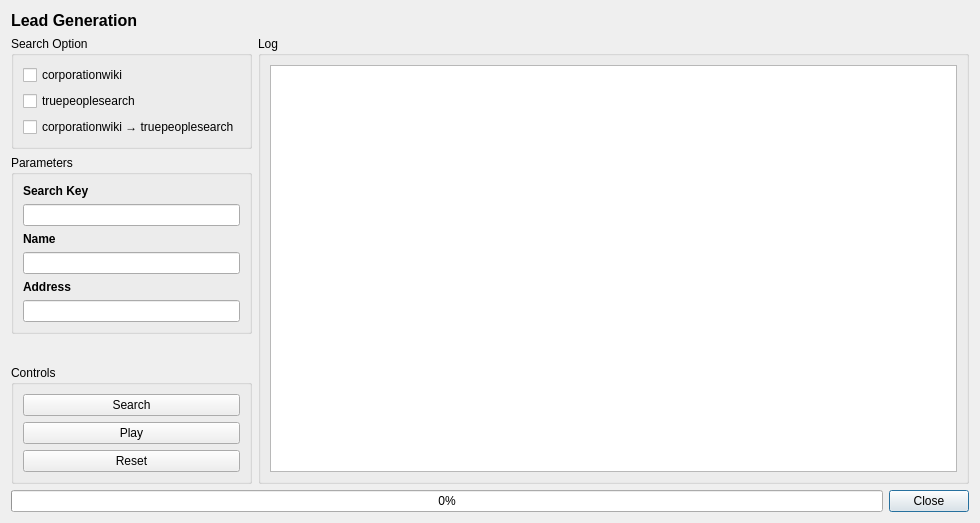
<?xml version="1.0" encoding="UTF-8"?>
<ui version="4.0">
 <class>Dialog</class>
 <widget class="QDialog" name="Dialog">
  <property name="geometry">
   <rect>
    <x>0</x>
    <y>0</y>
    <width>980</width>
    <height>523</height>
   </rect>
  </property>
  <property name="windowTitle">
   <string>Dialog</string>
  </property>
  <layout class="QGridLayout" name="gridLayout_2">
   <item row="0" column="0">
    <layout class="QGridLayout" name="gridLayout">
     <item row="0" column="0" colspan="3">
      <widget class="QLabel" name="label">
       <property name="sizePolicy">
        <sizepolicy hsizetype="Preferred" vsizetype="Fixed">
         <horstretch>0</horstretch>
         <verstretch>0</verstretch>
        </sizepolicy>
       </property>
       <property name="font">
        <font>
         <pointsize>12</pointsize>
         <weight>75</weight>
         <bold>true</bold>
        </font>
       </property>
       <property name="text">
        <string>Lead Generation</string>
       </property>
      </widget>
     </item>
     <item row="5" column="0" colspan="3">
      <layout class="QGridLayout" name="gridLayout_8">
       <item row="0" column="1">
        <widget class="QDialogButtonBox" name="buttonBox">
         <property name="sizePolicy">
          <sizepolicy hsizetype="Fixed" vsizetype="Fixed">
           <horstretch>0</horstretch>
           <verstretch>0</verstretch>
          </sizepolicy>
         </property>
         <property name="orientation">
          <enum>Qt::Horizontal</enum>
         </property>
         <property name="standardButtons">
          <set>QDialogButtonBox::Close</set>
         </property>
        </widget>
       </item>
       <item row="0" column="0">
        <widget class="QProgressBar" name="progressBar">
         <property name="value">
          <number>0</number>
         </property>
        </widget>
       </item>
      </layout>
     </item>
     <item row="1" column="0">
      <widget class="QGroupBox" name="groupBox">
       <property name="sizePolicy">
        <sizepolicy hsizetype="Fixed" vsizetype="Preferred">
         <horstretch>0</horstretch>
         <verstretch>0</verstretch>
        </sizepolicy>
       </property>
       <property name="title">
        <string>Search Option</string>
       </property>
       <layout class="QGridLayout" name="gridLayout_6">
        <item row="0" column="0">
         <layout class="QGridLayout" name="gridLayout_5">
          <item row="1" column="0" colspan="2">
           <widget class="QCheckBox" name="peopleChkBox">
            <property name="text">
             <string>truepeoplesearch</string>
            </property>
            <property name="autoExclusive">
             <bool>true</bool>
            </property>
           </widget>
          </item>
          <item row="0" column="0" colspan="2">
           <widget class="QCheckBox" name="corpChkBox">
            <property name="text">
             <string>corporationwiki</string>
            </property>
            <property name="checked">
             <bool>false</bool>
            </property>
            <property name="autoExclusive">
             <bool>true</bool>
            </property>
           </widget>
          </item>
          <item row="2" column="0" rowspan="2" colspan="2">
           <widget class="QCheckBox" name="peopleCorpChkBox">
            <property name="text">
             <string>corporationwiki → truepeoplesearch</string>
            </property>
            <property name="autoExclusive">
             <bool>true</bool>
            </property>
           </widget>
          </item>
         </layout>
        </item>
       </layout>
      </widget>
     </item>
     <item row="4" column="0">
      <widget class="QGroupBox" name="groupBox_3">
       <property name="title">
        <string>Controls</string>
       </property>
       <layout class="QGridLayout" name="gridLayout_10">
        <item row="0" column="0">
         <layout class="QGridLayout" name="gridLayout_9">
          <item row="1" column="0">
           <widget class="QPushButton" name="togStatePushBtn">
            <property name="text">
             <string>Play</string>
            </property>
           </widget>
          </item>
          <item row="0" column="0">
           <widget class="QPushButton" name="searchPushBtn">
            <property name="text">
             <string>Search</string>
            </property>
           </widget>
          </item>
          <item row="2" column="0">
           <widget class="QPushButton" name="resetPushBtn">
            <property name="text">
             <string>Reset</string>
            </property>
           </widget>
          </item>
         </layout>
        </item>
       </layout>
      </widget>
     </item>
     <item row="1" column="1" rowspan="4" colspan="2">
      <widget class="QGroupBox" name="groupBox_2">
       <property name="title">
        <string>Log</string>
       </property>
       <layout class="QGridLayout" name="gridLayout_4">
        <item row="0" column="0">
         <layout class="QGridLayout" name="gridLayout_3">
          <item row="0" column="0">
           <widget class="QTextEdit" name="logTextEdit">
            <property name="readOnly">
             <bool>true</bool>
            </property>
           </widget>
          </item>
         </layout>
        </item>
       </layout>
      </widget>
     </item>
     <item row="2" column="0">
      <widget class="QGroupBox" name="groupBox_4">
       <property name="title">
        <string>Parameters</string>
       </property>
       <layout class="QGridLayout" name="gridLayout_11">
        <item row="0" column="0">
         <layout class="QVBoxLayout" name="verticalLayout">
          <item>
           <widget class="QLabel" name="keyLabel">
            <property name="sizePolicy">
             <sizepolicy hsizetype="Preferred" vsizetype="Fixed">
              <horstretch>0</horstretch>
              <verstretch>0</verstretch>
             </sizepolicy>
            </property>
            <property name="font">
             <font>
              <pointsize>9</pointsize>
              <weight>75</weight>
              <bold>true</bold>
             </font>
            </property>
            <property name="text">
             <string>Search Key</string>
            </property>
           </widget>
          </item>
          <item>
           <widget class="QLineEdit" name="keyLineEdit">
            <property name="sizePolicy">
             <sizepolicy hsizetype="Minimum" vsizetype="Fixed">
              <horstretch>0</horstretch>
              <verstretch>0</verstretch>
             </sizepolicy>
            </property>
           </widget>
          </item>
          <item>
           <widget class="QLabel" name="nameLabel">
            <property name="font">
             <font>
              <pointsize>9</pointsize>
              <weight>75</weight>
              <bold>true</bold>
             </font>
            </property>
            <property name="text">
             <string>Name</string>
            </property>
           </widget>
          </item>
          <item>
           <widget class="QLineEdit" name="nameLineEdit">
            <property name="sizePolicy">
             <sizepolicy hsizetype="Minimum" vsizetype="Fixed">
              <horstretch>0</horstretch>
              <verstretch>0</verstretch>
             </sizepolicy>
            </property>
           </widget>
          </item>
          <item>
           <widget class="QLabel" name="adrLabel">
            <property name="font">
             <font>
              <pointsize>9</pointsize>
              <weight>75</weight>
              <bold>true</bold>
             </font>
            </property>
            <property name="text">
             <string>Address</string>
            </property>
           </widget>
          </item>
          <item>
           <widget class="QLineEdit" name="adrLineEdit">
            <property name="sizePolicy">
             <sizepolicy hsizetype="Minimum" vsizetype="Fixed">
              <horstretch>0</horstretch>
              <verstretch>0</verstretch>
             </sizepolicy>
            </property>
           </widget>
          </item>
         </layout>
        </item>
       </layout>
      </widget>
     </item>
     <item row="3" column="0">
      <spacer name="verticalSpacer">
       <property name="orientation">
        <enum>Qt::Vertical</enum>
       </property>
       <property name="sizeHint" stdset="0">
        <size>
         <width>20</width>
         <height>40</height>
        </size>
       </property>
      </spacer>
     </item>
    </layout>
   </item>
  </layout>
 </widget>
 <tabstops>
  <tabstop>corpChkBox</tabstop>
  <tabstop>peopleChkBox</tabstop>
  <tabstop>peopleCorpChkBox</tabstop>
  <tabstop>keyLineEdit</tabstop>
  <tabstop>nameLineEdit</tabstop>
  <tabstop>adrLineEdit</tabstop>
  <tabstop>searchPushBtn</tabstop>
  <tabstop>togStatePushBtn</tabstop>
  <tabstop>resetPushBtn</tabstop>
  <tabstop>logTextEdit</tabstop>
 </tabstops>
 <resources/>
 <connections>
  <connection>
   <sender>buttonBox</sender>
   <signal>accepted()</signal>
   <receiver>Dialog</receiver>
   <slot>accept()</slot>
   <hints>
    <hint type="sourcelabel">
     <x>248</x>
     <y>254</y>
    </hint>
    <hint type="destinationlabel">
     <x>157</x>
     <y>274</y>
    </hint>
   </hints>
  </connection>
  <connection>
   <sender>buttonBox</sender>
   <signal>rejected()</signal>
   <receiver>Dialog</receiver>
   <slot>reject()</slot>
   <hints>
    <hint type="sourcelabel">
     <x>316</x>
     <y>260</y>
    </hint>
    <hint type="destinationlabel">
     <x>286</x>
     <y>274</y>
    </hint>
   </hints>
  </connection>
 </connections>
</ui>
